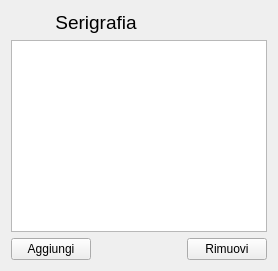
     <widget class="QWidget" name="widget_serigrafia" native="true">
      <layout class="QGridLayout" name="gridLayout_8">
       <item row="0" column="0" colspan="2">
        <widget class="QLabel" name="label">
         <property name="font">
          <font>
           <pointsize>14</pointsize>
          </font>
         </property>
         <property name="text">
          <string>Serigrafia</string>
         </property>
         <property name="alignment">
          <set>Qt::AlignCenter</set>
         </property>
        </widget>
       </item>
       <item row="1" column="0" colspan="3">
        <widget class="QTableView" name="tableView_serigrafia">
         <property name="sortingEnabled">
          <bool>true</bool>
         </property>
         <attribute name="horizontalHeaderStretchLastSection">
          <bool>true</bool>
         </attribute>
        </widget>
       </item>
       <item row="2" column="0">
        <widget class="QPushButton" name="bottone_serigrafia_aggiungi">
         <property name="text">
          <string>Aggiungi</string>
         </property>
        </widget>
       </item>
       <item row="2" column="1">
        <spacer name="horizontalSpacer">
         <property name="orientation">
          <enum>Qt::Horizontal</enum>
         </property>
         <property name="sizeHint" stdset="0">
          <size>
           <width>40</width>
           <height>20</height>
          </size>
         </property>
        </spacer>
       </item>
       <item row="2" column="2">
        <widget class="QPushButton" name="bottone_serigrafia_rimuovi">
         <property name="text">
          <string>Rimuovi</string>
         </property>
        </widget>
       </item>
      </layout>
     </widget>
